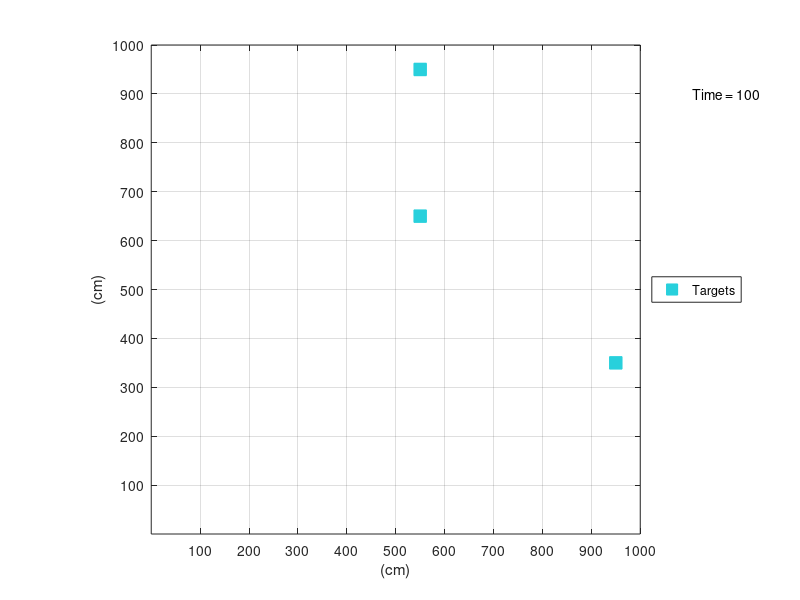

Recreate this plot in MATLAB.
%% April 11, 2024 - S. M. Fosson
%% Dynamic CPS: 3 targets moving in a room
%% The dyanmics is given by matrix A
clc
close all
clear all
load('localization.mat')
n = size(A,1);
q = size(D,1);
T = n+q;
O = [D, eye(q)];
for i=1:T
    O = [O ; D*A^i eye(q)];
end

%% Check the rank of O: O is not full rank...
size(O)
rank(O)

pause

%% Graphical representation of the dynamic CPS

H = 10; %height of the grid (# cells)
L = 10; %length of the grid (# cells)
W = 100; %width of a square cell (cm)

room_grid = zeros(2,n);


for i=1:n
	room_grid(1,i) = floor(W/2)+ mod(i-1,L)*W; 
	room_grid(2,i) = floor(W/2)+ floor((i-1)/L)*W;
end

xtrue = zeros(n,1);
support = randperm(n);
support = support(1:3); % I consider 3 targets
xtrue(support) = 1;
target = find(xtrue)

for move = 1:100
    xtrue = A*xtrue;
    target = find(xtrue)

    plot(room_grid(1,target), room_grid(2,target),'s','MarkerSize',9, 'MarkerEdgeColor',1/255*[40 208 220],'MarkerFaceColor',1/255*[40 208 220])
    grid on
    legend( 'Targets','Location','eastoutside')
   
    xticks(100:100:1000)
    yticks(100:100:1000)
    xlabel('(cm)')
    ylabel('(cm)')
    axis([0 1000 0 1000])
    axis square
    str = sprintf(' Time = %d', move);
    text(1100,900,str);
    pause(1)
    hold off
end


